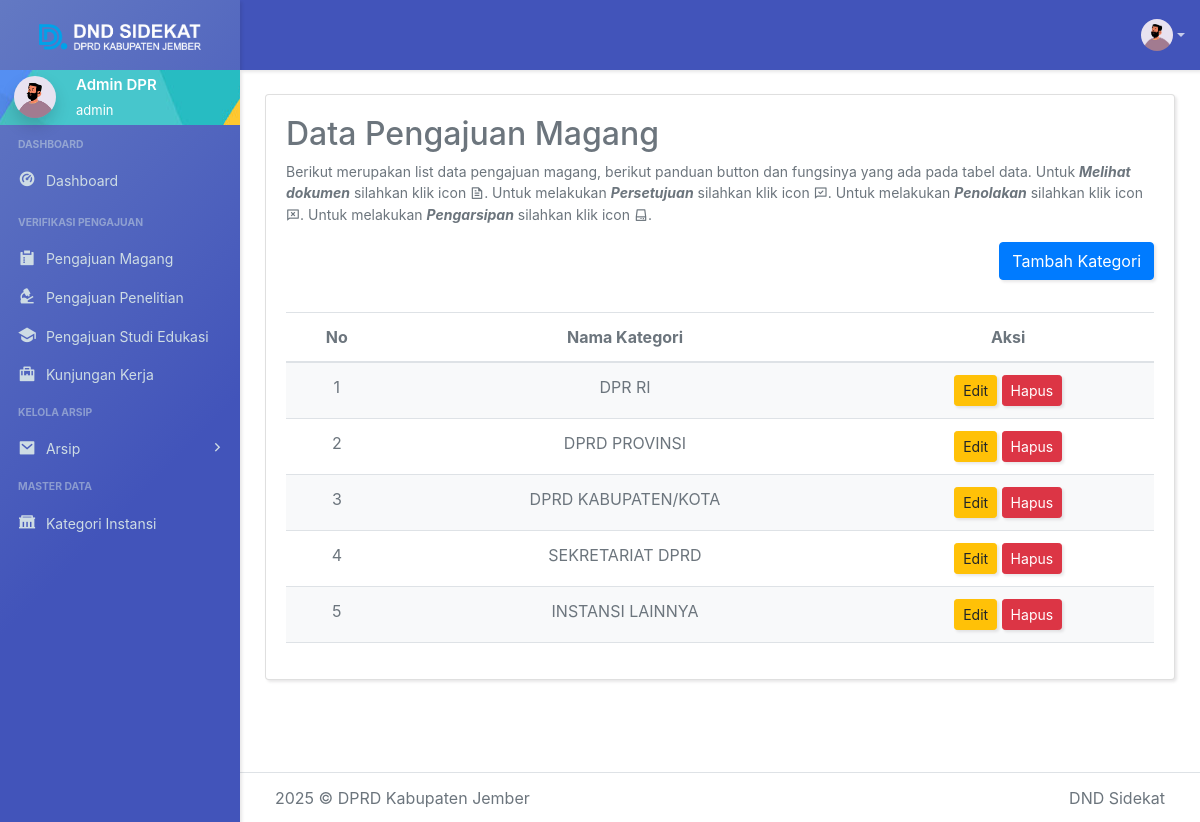
Screenshot of /admin/kategori_instansi.php (signed in) with the database file from the repository.
### tables this page shows
CREATE TABLE `kategori_instansi`  (
  `id` int(11) NOT NULL AUTO_INCREMENT,
  `nama_kategori` varchar(100) NULL DEFAULT NULL,
  PRIMARY KEY (`id`) USING BTREE
);

### admin/kategori_instansi.php (the view, shortened to what this page needs)
<?php
include('../config/database.php');
$query = "SELECT * FROM kategori_instansi";
$result = $conn->query($query);
?>
<!DOCTYPE html>
<html lang="id">
<head>
    <link href="assets/vendor/datatables.net-bs5/css/dataTables.bootstrap5.min.css" rel="stylesheet" type="text/css" />
    <link href="assets/vendor/datatables.net-fixedcolumns-bs5/css/fixedColumns.bootstrap5.min.css" rel="stylesheet" type="text/css" />
    <link href="assets/vendor/datatables.net-fixedheader-bs5/css/fixedHeader.bootstrap5.min.css" rel="stylesheet" type="text/css" />
    <link href="assets/vendor/datatables.net-buttons-bs5/css/buttons.bootstrap5.min.css" rel="stylesheet" type="text/css" />
    <link href="assets/vendor/datatables.net-select-bs5/css/select.bootstrap5.min.css" rel="stylesheet" type="text/css" />
    <link href="assets/css/app.min.css" rel="stylesheet" type="text/css" id="app-style" />
    <link href="assets/css/icons.min.css" rel="stylesheet" type="text/css" />
    <link rel="stylesheet" href="https://stackpath.bootstrapcdn.com/bootstrap/4.5.2/css/bootstrap.min.css">
</head>
<body>
    <div class="wrapper">
        <div class="navbar-custom">
            <div class="topbar container-fluid">
                <ul class="topbar-menu d-flex align-items-center gap-3">
                    <li class="nav-item dropdown">
                        <a class="nav-link dropdown-toggle" href="#" id="navbarDropdown" role="button" data-toggle="dropdown" aria-haspopup="true" aria-expanded="false">
                            <span class="account-user-avatar">
                                <img src="assets/images/users/avatar-1.jpg" alt="user-image" width="32" class="rounded-circle">
                            </span>
                        </a>
                    </li>
                </ul>
            </div>
        </div>
        <div class="leftside-menu">
            <a href="index.html" class="logo logo-dark">
                <span class="logo-lg">
                    <img src="assets/images/logo_dnd.png" alt="dark logo">
                </span>
            </a>
            <div class="h-100" id="leftside-menu-container" data-simplebar>
                <div class="leftbar-user p-1 text-white">
                    <a class="d-flex align-items-center text-reset">
                        <div class="flex-shrink-0 ms-2">
                            <img src="assets/images/users/avatar-1.jpg" alt="user-image" height="42" class="rounded-circle shadow">
                        </div>
                        <div class="flex-grow-4 ms-3">
                            <span class="fw-semibold fs-15 d-block"><?php echo $_SESSION['nama']; ?></span>
                            <span class="fs-13"><?php echo $_SESSION['role']; ?></span>
                        </div>
                    </a>
                </div>
                <ul class="side-nav">
                    <li class="side-nav-title mt-1"> Dashboard</li>
                    <li class="side-nav-item">
                        <a href="dashboard.html" class="side-nav-link">
                            <i class="ri-dashboard-2-fill"></i>
                            <span> Dashboard </span>
                        </a>
                    </li>
                    <li class="side-nav-title mt-2">Verifikasi Pengajuan</li>
                    <li class="side-nav-item">
                        <a href="verifikasi_magang.html" class="side-nav-link">
                            <i class="ri-survey-fill"></i>
                            <span>Pengajuan Magang </span>
                        </a>
                    </li>
                    <li class="side-nav-item">
                        <a href="verifikasi_penelitian.html" class="side-nav-link">
                            <i class=" ri-microscope-fill"></i>
                            <span>Pengajuan Penelitian </span>
                        </a>
                    </li>
                    <li class="side-nav-item">
                        <a href="verifikasi_studi_edukasi.html" class="side-nav-link">
                            <i class=" ri-graduation-cap-fill"></i>
                            <span>Pengajuan Studi Edukasi</span>
                        </a>
                    </li>
                    <li class="side-nav-item">
                        <a href="verifikasi_kunjungan_kerja.html" class="side-nav-link">
                            <i class="ri-briefcase-5-fill"></i>
                            <span>Kunjungan Kerja </span>
                        </a>
                    </li>
                    <li class="side-nav-title mt-1">Kelola Arsip</li>
                    <li class="side-nav-item">
                        <a href="#" onclick="toggleDropdown()" class="side-nav-link">
                            <i class="ri-mail-fill"></i>
                            <span>Arsip</span>
                            <span class="menu-arrow"></span>
                        </a>
                    </li>
                    <li class="side-nav-title mt-1"> Master Data</li>
                    <li class="side-nav-item">
                        <a href="kategori_instansi.html" class="side-nav-link">
                            <i class="ri-government-fill"></i>
                            <span> Kategori Instansi </span>
                        </a>
                    </li>
                </ul>
            </div>
        </div>
        <br>
        <div class="content-page">
            <div class="content">
                <div class="container-fluid">
                    <div class="row">
                        <div class="col-12">
                            <div class="card">
                                <div class="card-body">
                                    <h2>Data Pengajuan Magang</h2>
                                    <p class="text-muted fs-14">
                                        Berikut merupakan list data pengajuan magang, berikut panduan button dan fungsinya yang ada pada tabel data.
                                        Untuk <b><i>Melihat dokumen</i></b> silahkan klik icon <i class="ri-file-text-line"></i>.
                                        Untuk melakukan <b><i>Persetujuan</i></b> silahkan klik icon <i class="ri-chat-check-line"></i>.
                                        Untuk melakukan <b><i>Penolakan</i></b> silahkan klik icon <i class="ri-chat-delete-line"></i>.
                                        Untuk melakukan <b><i>Pengarsipan</i></b> silahkan klik icon <i class="ri-hard-drive-3-line"></i>.
                                    </p>
                                    <div class="text-right mb-3">
                                        <button type="button" class="btn btn-primary mb-3" data-toggle="modal" data-target="#modalTambahKategori">
                                            Tambah Kategori
                                        </button>
                                    </div>
                                    <div class="wrapper">
                                        <div class="table-responsive">
                                            <table id="mytable" class="table table-striped w-100 nowrap" style="text-align: center;">
                                                <thead>
                                                    <tr>
                                                        <th>No</th>
                                                        <th>Nama Kategori</th>
                                                        <th>Aksi</th>
                                                    </tr>
                                                </thead>
                                                <tbody>
                                                    <?php if ($result->num_rows > 0): ?>
                                                        <?php $no = 1; ?>
                                                        <?php while ($row = $result->fetch_assoc()): ?>
                                                            <tr>
                                                                <td><?php echo $no++; ?></td>
                                                                <td><?php echo htmlspecialchars($row['nama_kategori'], ENT_QUOTES, 'UTF-8'); ?></td>
                                                                <td>
                                                                    <button type="button" class="btn btn-warning btn-sm" data-toggle="modal" data-target="#modalEditKategori<?php echo $row['id']; ?>">
                                                                        Edit
                                                                    </button>
                                                                    <form method="POST" style="display: inline;">
                                                                        <button type="submit" class="btn btn-danger btn-sm" onclick="return confirm('Apakah Anda yakin ingin menghapus kategori ini?')">Hapus</button>
                                                                    </form>
                                                                </td>
                                                            </tr>
                                                        <?php endwhile; ?>
                                                    <?php else: ?>
                                                        <tr>
                                                            <td colspan="3">Belum ada kategori instansi yang ditambahkan.</td>
                                                        </tr>
                                                    <?php endif; ?>
                                                </tbody>
                                            </table>
                                        </div>
                                    </div>
                                </div>
                            </div>
                        </div>
                    </div>
                    <footer class="footer">
                        <div class="container-fluid">
                            <div class="row">
                                <div class="col-md-6">
                                     © DPRD Kabupaten Jember
                                </div>
                                <div class="col-md-6">
                                    <div class="text-md-end footer-links d-none d-md-block">
                                        <a>DND Sidekat</a>
                                    </div>
                                </div>
                            </div>
                        </div>
                    </footer>
</body>
</html>

### rows the page displays
kategori_instansi: nama_kategori "DPR RI"
kategori_instansi: nama_kategori "DPRD PROVINSI"
kategori_instansi: nama_kategori "DPRD KABUPATEN/KOTA"
kategori_instansi: nama_kategori "SEKRETARIAT DPRD"
kategori_instansi: nama_kategori "INSTANSI LAINNYA"

### other values shown
$_SESSION['nama'] "Admin DPR"
$_SESSION['role'] "admin"
